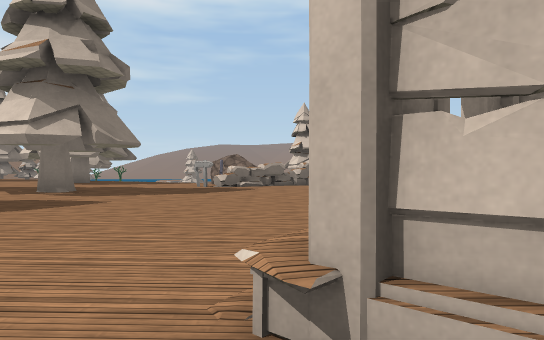
View 1 (above)

24 first-person views from a walk through a 3-D level made in the Unity game engine. The camera is 1.3 m above the floor, looks level and sees 70° across. The floor is counted in squares, 2 m on a side. Each view is taken from the middle of a square. On the plan, view 1 faces up. The plan holds only what a view shows up to about 11 squares ahead; the rest is blank. The place goes on beyond the plan. Some animated figures are not drawn. Some surface patterns are stand-ins.

View 2
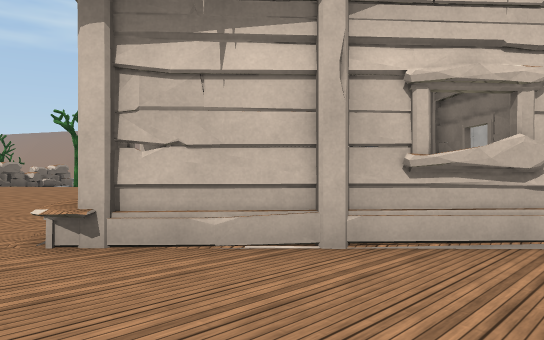

View 3
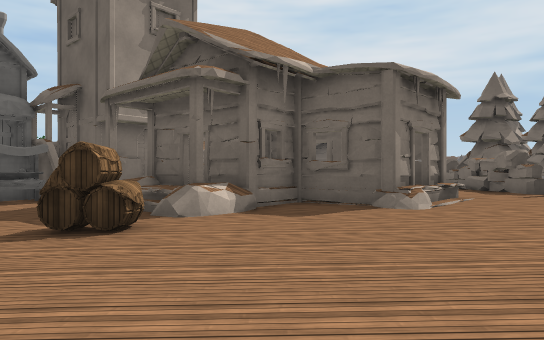

View 4
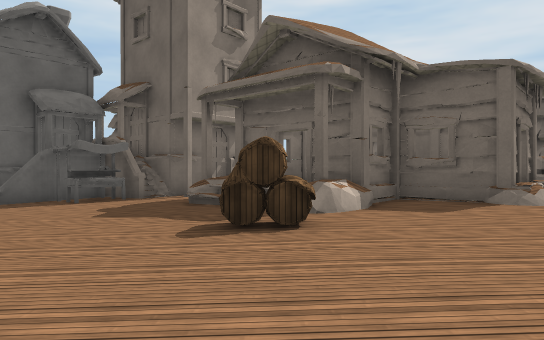

View 5
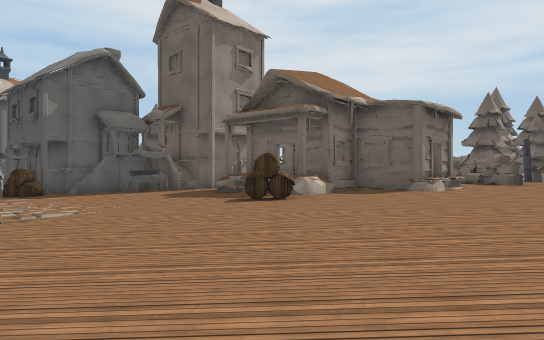

View 6
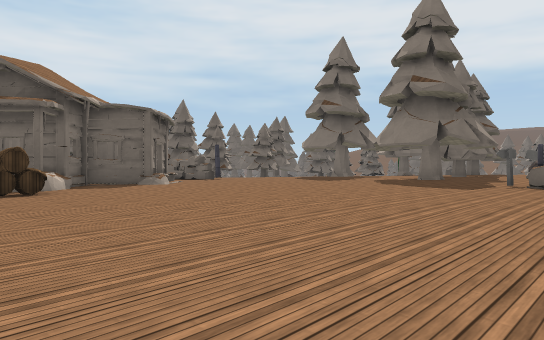

View 7
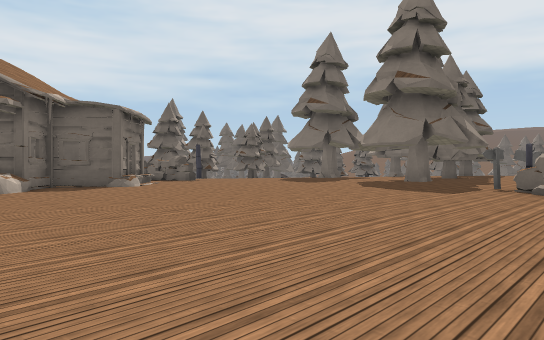

View 8
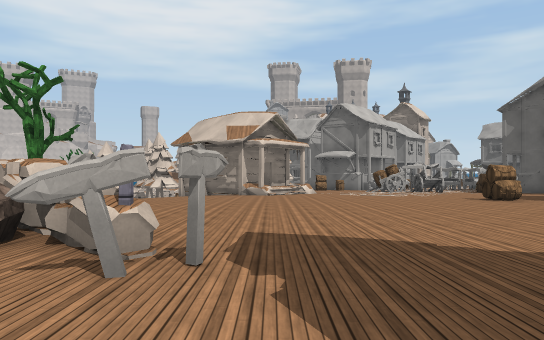

View 9
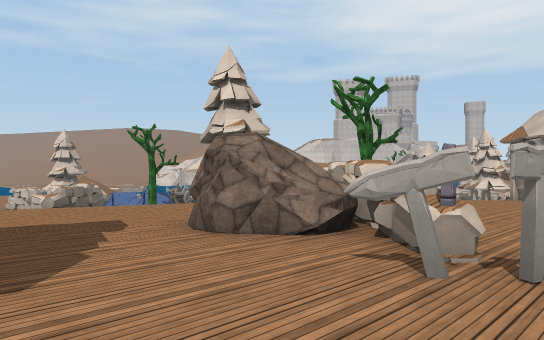

View 10
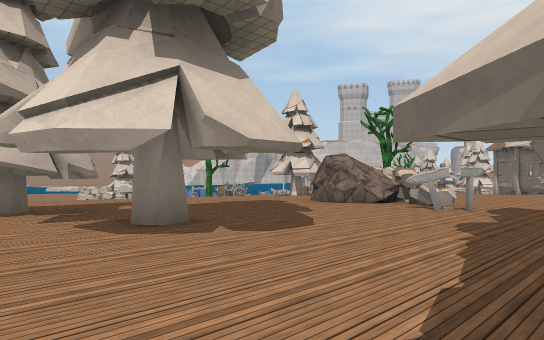

View 11
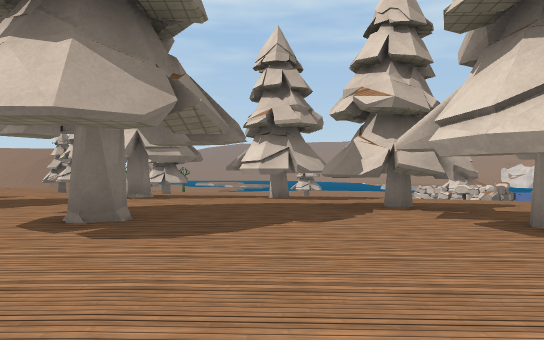

View 12
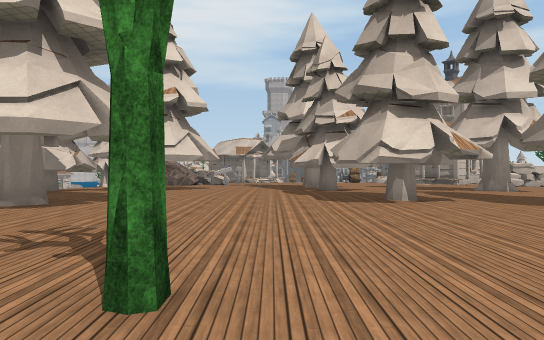

View 13
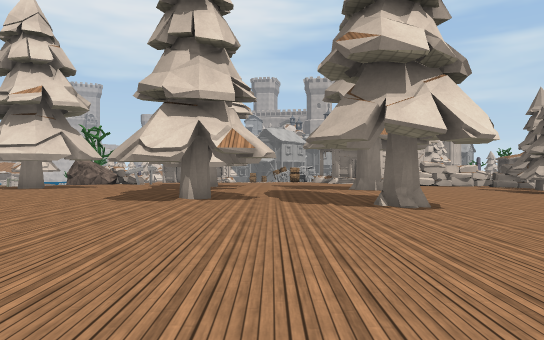

View 14
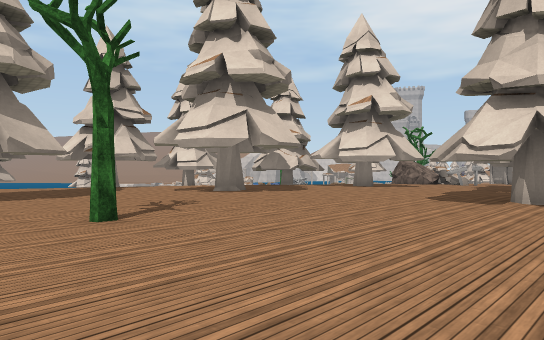

View 15
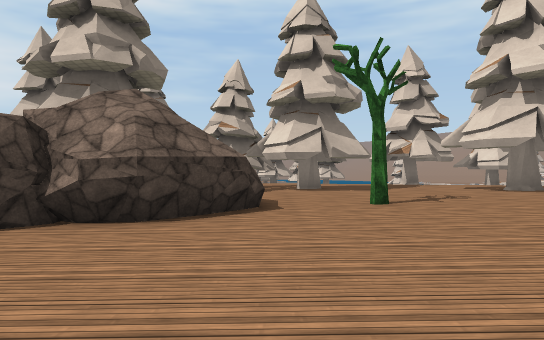

View 16
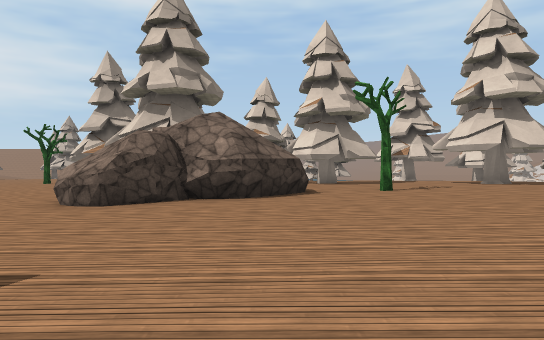

View 17
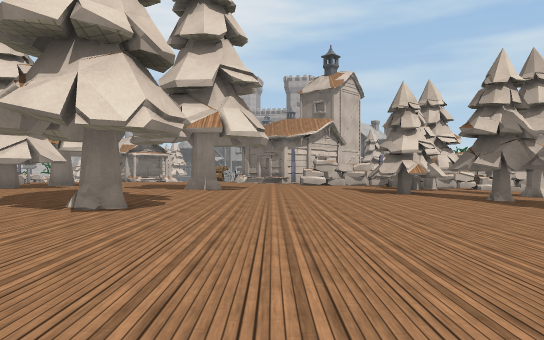

View 18
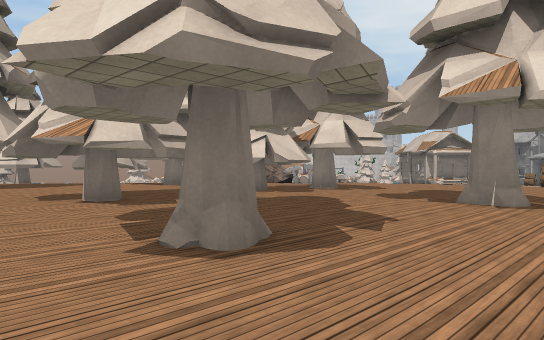

View 19
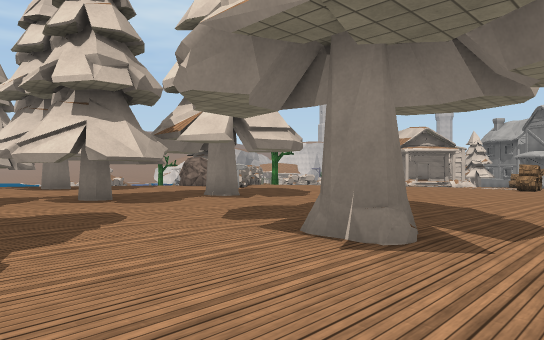

View 20
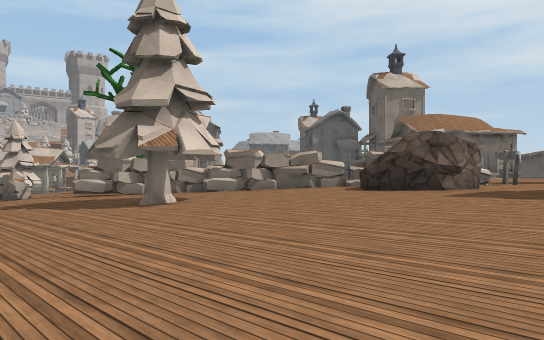

View 21
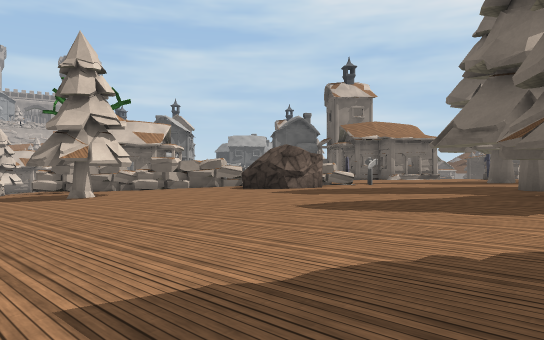

View 22
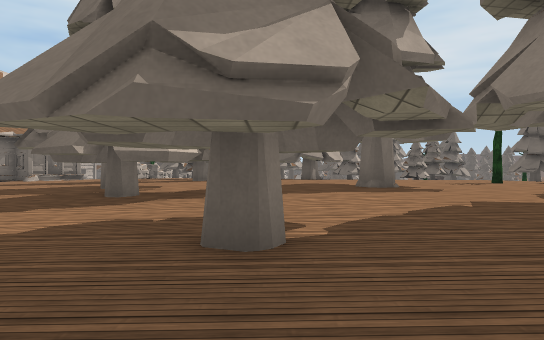

View 23
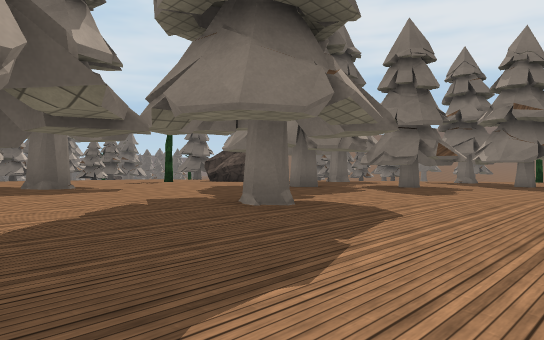

View 24
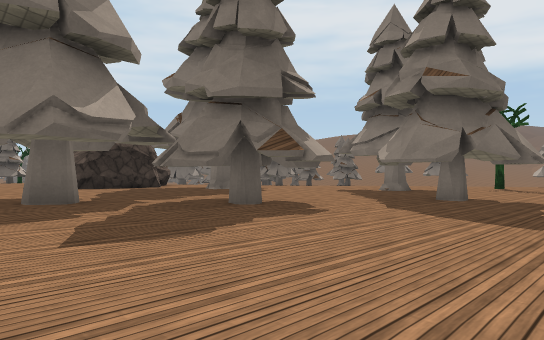

### Floor plan
Key: @ floor where view 1 was taken; # wall or solid block; . main floor; : floor 0.25 m higher than the main floor; - floor 0.25 m lower than the main floor; _ floor 0.5 m lower than the main floor; < floor 0.75 m lower than the main floor; + floor 1.75 m higher than the main floor; / step, stairs or slope; = window, fence, low wall or low ledge; ^ raised ledge; B barrel; H house; S signpost; P pole; T tree; R rock; O other object.
Columns run from 24 left of view 1 to 11 right of it. Each row starts with its distance up from view 1.
 24     ..//  //// / /// //
 23  .........--------___///////
 22  ............##----_____<<<<////
 21 #...........###------____<#<<<</
 20  .##.....#:..##..------__##<<<#
 19 ..###...::::::.##..-----____##T
 18 ..# ...:::::::###...------_^#
 17 .....#::::::::###.....----##
 16  .....:::::::::::.....R+###
 15  .....:::::#:::::#....R=##  -___<
 14  .....:::::::::::.....###----___<
 13    R.::::::::::::....SP#------___
 12   RRR.T:::::::::::....S.------___
 11   RR..::::::::::::.....-------___
 10 RRRR...::::::::###./...-------___<
  9 R......::::###:###.#...-------___<<
  8 -.......::::##:##......-------___<<
  7 -.......:::#:::::......-------___<<<
  6 --...........:::.......-------B__<<<
  5  -.........#...........-------B___<<
  4  --.............#.....-------##___<<
  3   --- -...............---##-##//__<<
  2    - -------.....     --#######=__<<
  1        -------...      -#### ###__<O
  0        ----------     #-@###### #/OH
 -1          -------#     #----###  ###H
 -2           -----##      - --
 -3              ###-
 -4              ###-
 -5                __

Where each view was taken, in squares from view 1:
view 1: 0 up, 0 right, facing up
view 2: 2 down, 1 left, facing up-right
view 3: 10 up, 4 right, facing down
view 4: 10 up, 6 right, facing down
view 5: 14 up, 6 right, facing down
view 6: 15 up, 8 right, facing down-left
view 7: 15 up, 7 right, facing down-left
view 8: 12 up, 5 left, facing right
view 9: 12 up, 5 left, facing up-right
view 10: 10 up, 10 left, facing up-right
view 11: 10 up, 11 left, facing up
view 12: 11 up, 20 left, facing right
view 13: 7 up, 20 left, facing right
view 14: 7 up, 20 left, facing up-right
view 15: 5 up, 20 left, facing up
view 16: 2 up, 21 left, facing up
view 17: 2 up, 19 left, facing right
view 18: 2 up, 15 left, facing up-right
view 19: 2 up, 11 left, facing up-right
view 20: 24 up, 5 left, facing down-right
view 21: 24 up, 9 left, facing down-right
view 22: 24 up, 11 left, facing down
view 23: 24 up, 11 left, facing down-left
view 24: 24 up, 17 left, facing down-left
